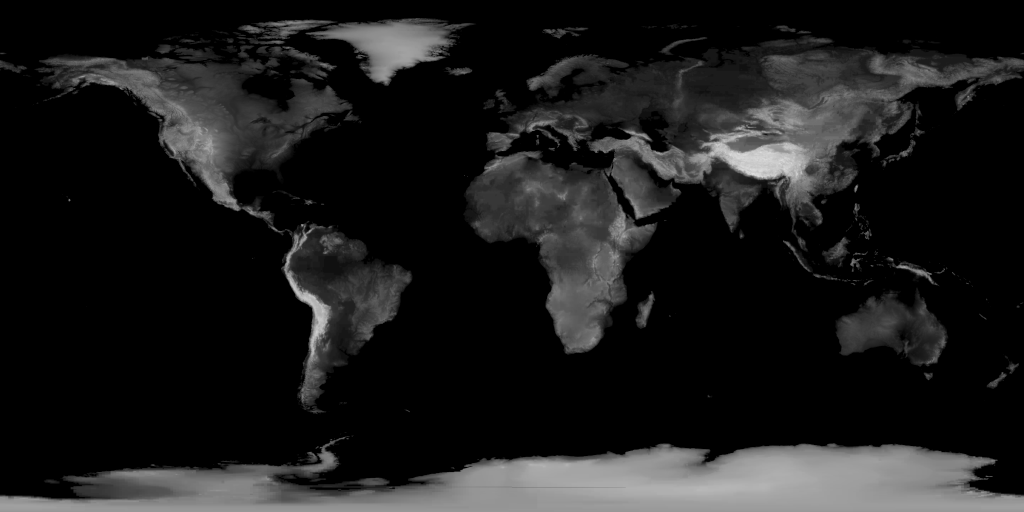
#> input picture dev/globe-look/assets/elevation-2048.png, 2048 x 1024 px (shown at 1/2 size)
$ python prep-relief.py ../../../../../dev/globe-look/assets/elevation-2048.png ../../../../../dev/globe-look/assets/elevation-2048.png
#> lines starting #> are read from the running program, lines starting #| are printed output that depends on the picture
# Imhof-style hillshade (two lights, NW-biased) + smooth elevation texture from the project's ETOPO5 raster
# (public domain, NOAA). Everything in float, so no 8-bit stair-steps reach the shading.
# usage: python3 -I prep-relief.py <repo>/public/data/globe/elevation-2048.png <out-dir>
import sys, math
import numpy as np
from PIL import Image
src, out = sys.argv[1], sys.argv[2]
W, H = 4096, 2048
e = Image.open(src).convert('L').resize((W, H), Image.BICUBIC)
m = (np.asarray(e, np.float32) / 255.0) ** 2 * 8000.0

def box(a, r, axis):
    n = a.shape[axis]
    pad = [(0, 0), (0, 0)]; pad[axis] = (r + 1, r)
    c = np.cumsum(np.pad(a, pad, mode='wrap' if axis == 1 else 'edge'), axis=axis, dtype=np.float64)
    hi = np.take(c, np.arange(2 * r + 1, 2 * r + 1 + n), axis=axis)
    lo = np.take(c, np.arange(0, n), axis=axis)
    return ((hi - lo) / (2 * r + 1)).astype(np.float32)
def blur(a, r, k=3):
#> called with r = 10, k = 3
    for _ in range(k):
        a = box(box(a, r, 0), r, 1)
#> this loop made 3 passes
#> pass 1, in box, `c = np.cumsum(np.pad(a, pad, mode='wrap' if axis == 1 else 'edge'), ax..`:
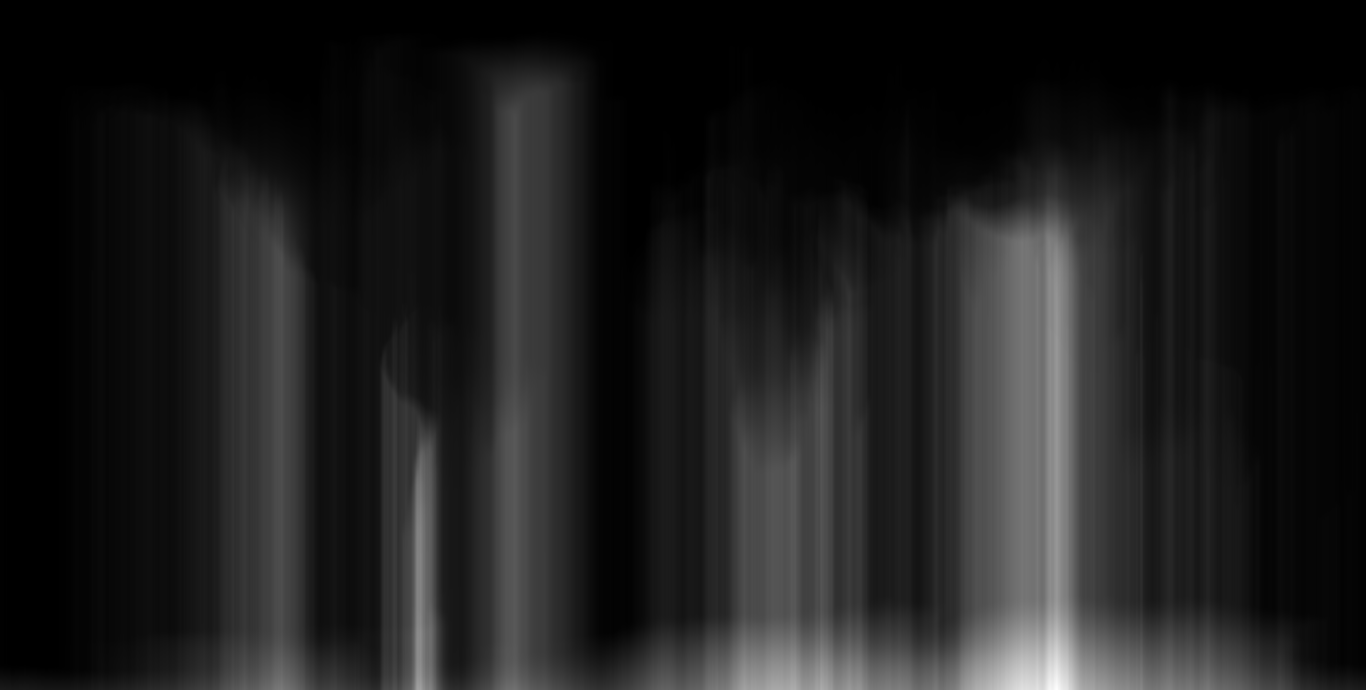
#> c: shape (2069, 4096) float64 (shown at 1/3 size); min 0, max 2092020.9, mean 248455.9; drawn with min black and max white
#> pass 1, in box (call 2), `c = np.cumsum(np.pad(a, pad, mode='wrap' if axis == 1 else 'edge'), ax..`:
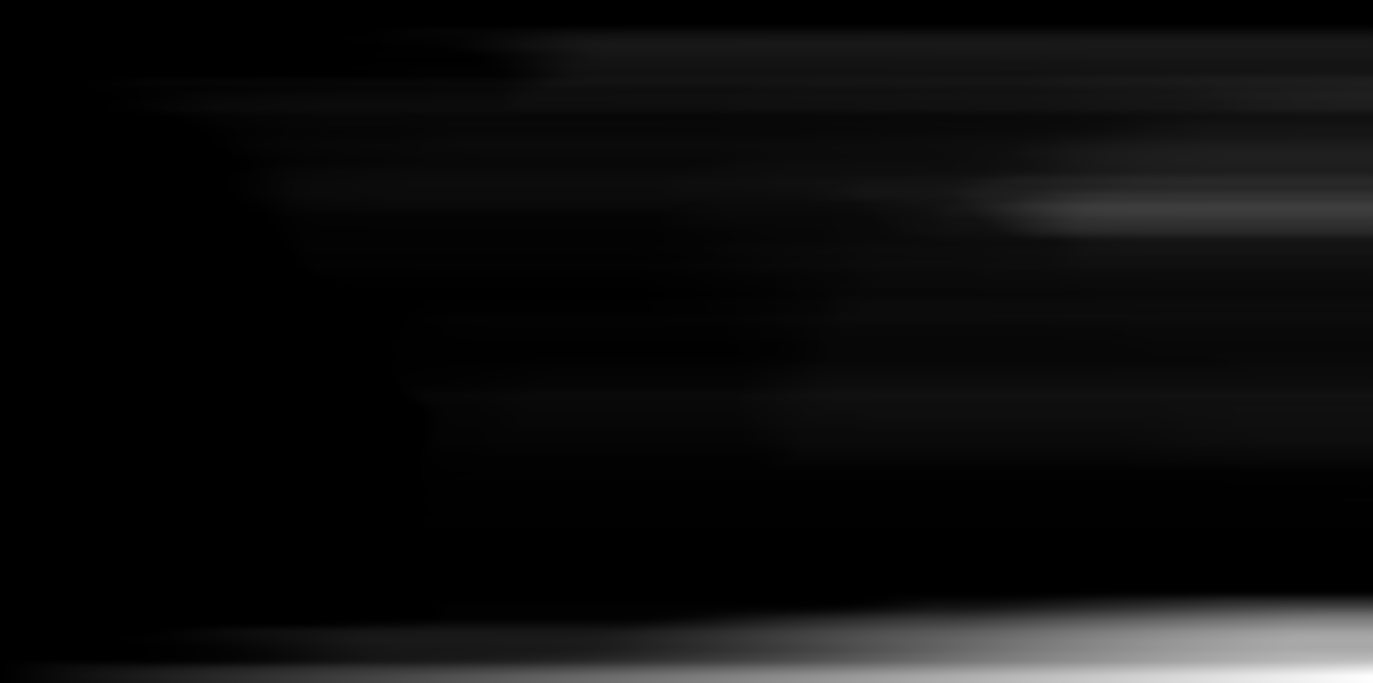
#> c: shape (2048, 4117) float64 (shown at 1/3 size); min 0, max 11668021.5, mean 659379.6; drawn with min black and max white
#> after the loop:
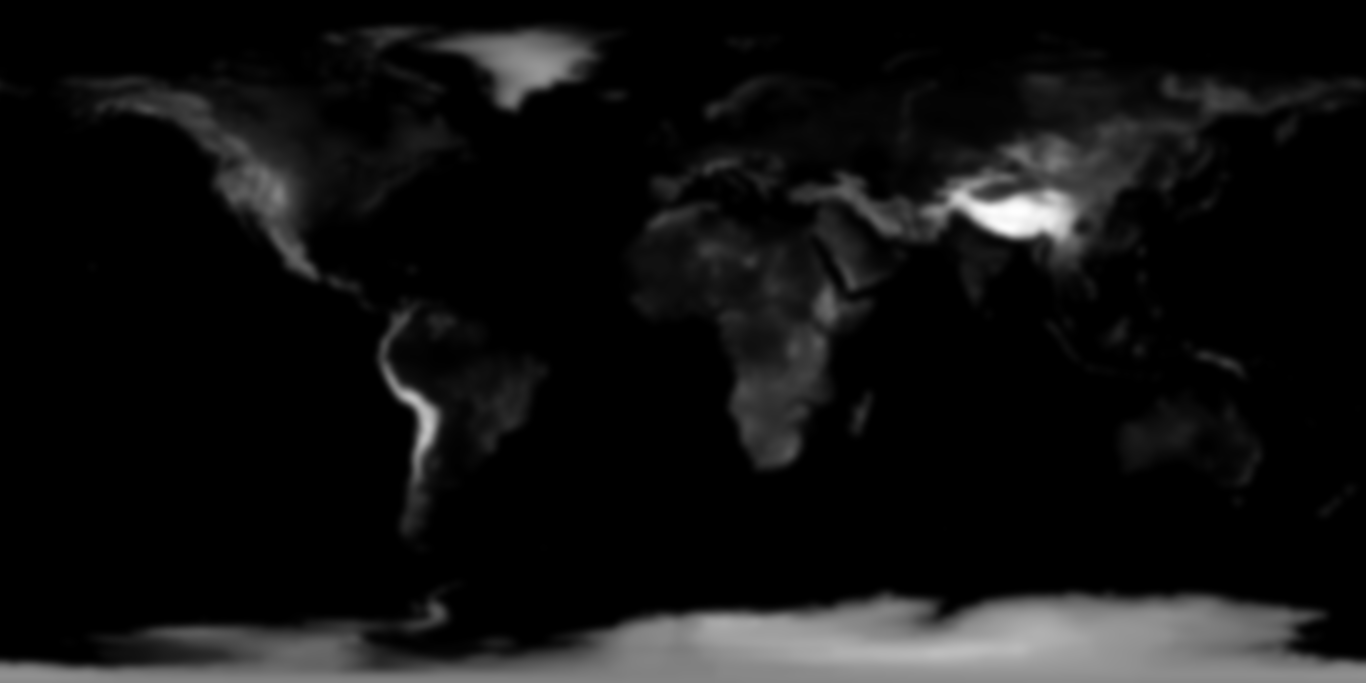
#> a: shape (2048, 4096) float32 (shown at 1/3 size); min 0, max 5319.1, mean 381.7; drawn with min black and max white
    return a
mb = blur(m, 10)                                      # palette base: ETOPO5 plateaus in the plains are blocky, smooth them
mh = blur(m, 5)                                       # hillshade base

lat = (90 - (np.arange(H) + 0.5) / H * 180)
px_y = 20015e3 / H                                    # metres per pixel north-south
px_x = (40075e3 / W) * np.maximum(np.cos(np.radians(lat)), 0.12)[:, None]
dzdy, dzdx = np.gradient(mh)
dzdx = dzdx / px_x; dzdy = dzdy / px_y                # image y grows southwards
Z = 3.0                                               # relief exaggeration, as on atlas plates
def shade(az, alt):
#> called with az = 315, alt = 38
    a, h = math.radians(az), math.radians(alt)
    fade = np.clip((mh - 250.0) / 900.0, 0, 1)            # plains keep the source's own (smooth) shading
    nx, ny, nz = -dzdx * Z * fade, dzdy * Z * fade, np.ones_like(mb)
#> nz: shape (2048, 4096) float32; every value is 1
    n = np.sqrt(nx * nx + ny * ny + nz * nz)
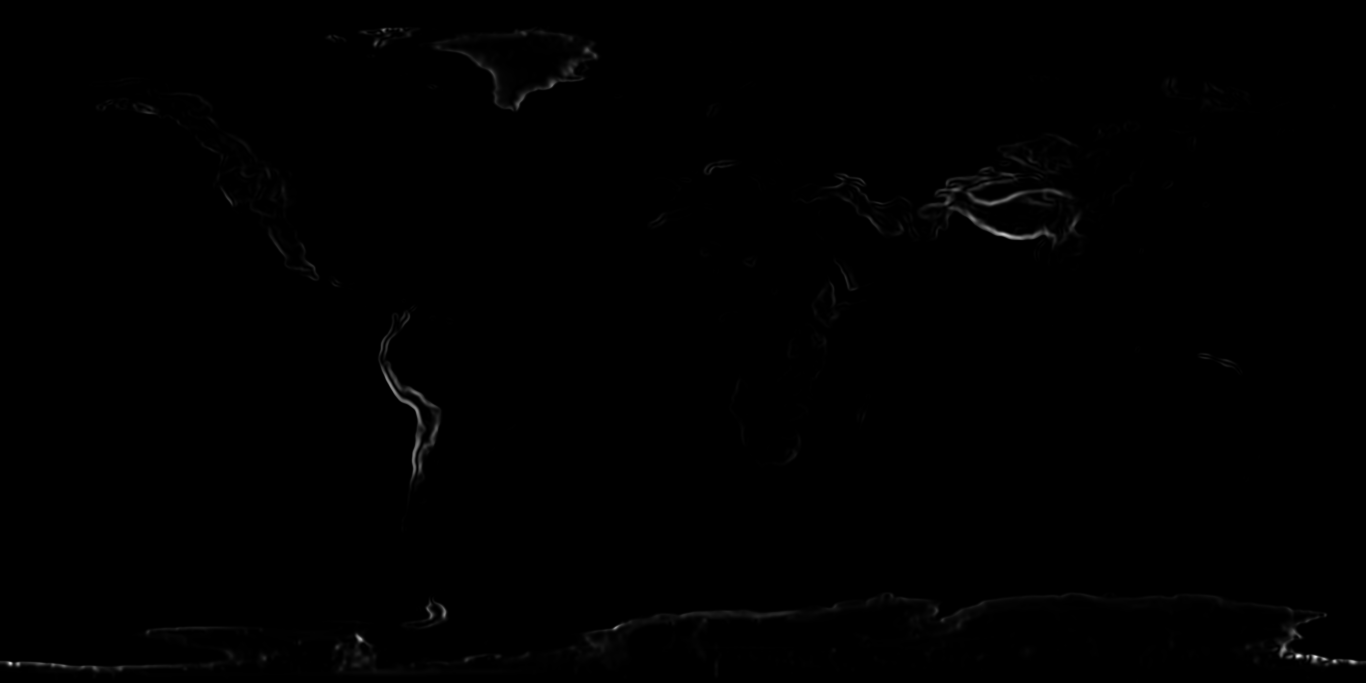
#> n: shape (2048, 4096) float64 (shown at 1/3 size); min 1, max 1.01, mean 1; drawn with min black and max white
    lx, ly, lz = math.sin(a) * math.cos(h), math.cos(a) * math.cos(h), math.sin(h)
    return (nx * lx + ny * ly + nz * lz) / n - math.sin(h)
s = np.clip((0.7 * shade(315, 38) + 0.3 * shade(20, 45)) * 5.0, -1, 1)
Image.fromarray((128 + s * 120).astype(np.uint8)).save(out + '/relief.png')
# elevation, sqrt-coded 8 bit with dither (decoded in the shader: m = (v/255)^2 * 8000)
v = np.sqrt(np.clip(mb, 0, 8000) / 8000.0) * 255.0
v = v + np.random.default_rng(7).uniform(-0.5, 0.5, v.shape)
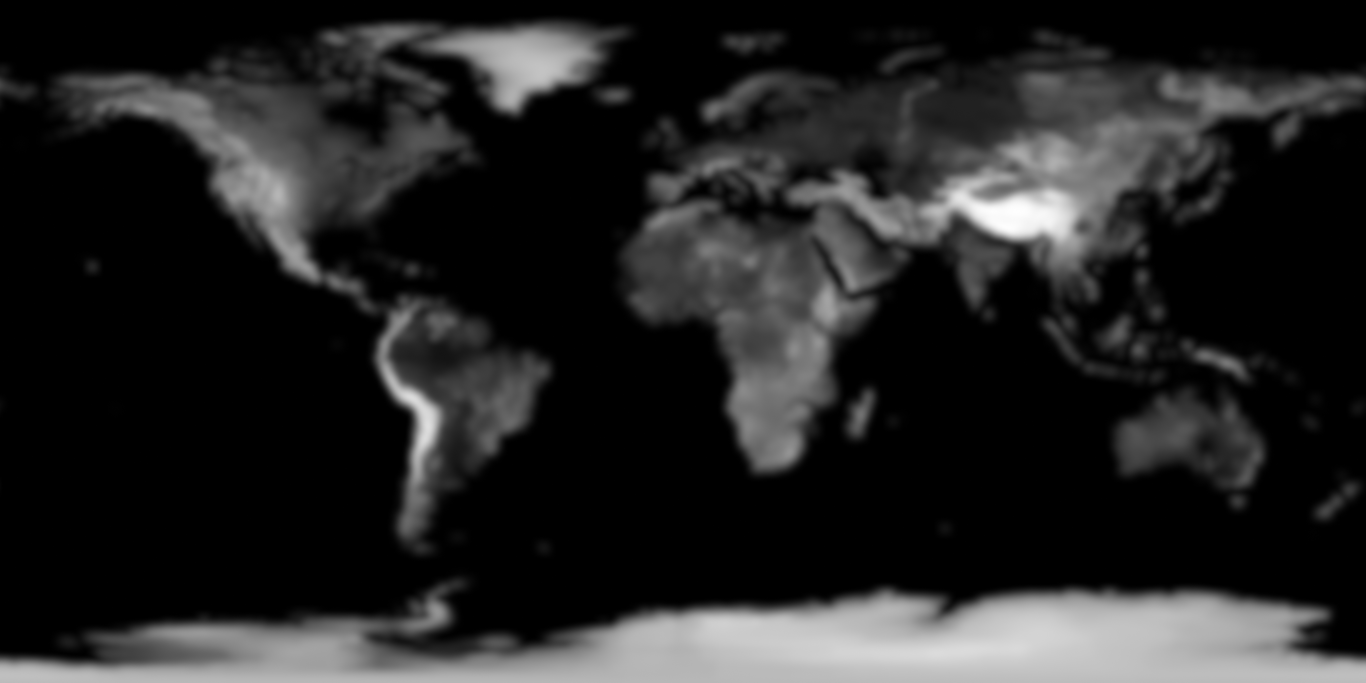
#> v: shape (2048, 4096) float64 (shown at 1/3 size); min -0.5, max 208.4, mean 29.8; drawn with min black and max white
Image.fromarray(np.clip(np.round(v), 0, 255).astype(np.uint8)).save(out + '/elev.png')
# soft tint map (greenness / humidity of the Natural Earth raster), 1024x512, wrapped blur
try:
#> (the run stopped early here; a loop or call above may not have finished)

$ run again, with dev/globe-look/assets/clouds-2048.png copied over dev/globe-look/assets/elevation-2048.png
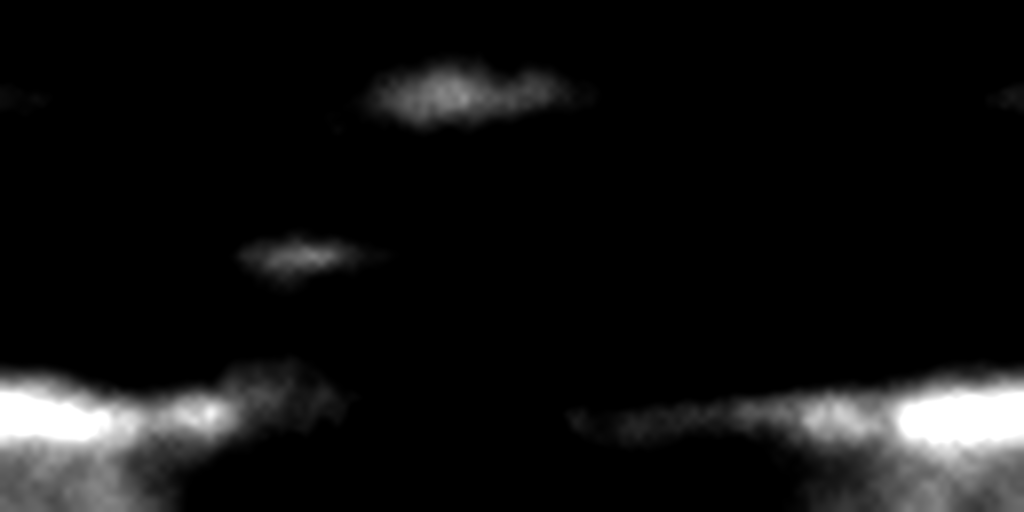
#> input picture dev/globe-look/assets/clouds-2048.png, 2048 x 1024 px (shown at 1/2 size)
#> the loop in blur, `for _ in range(k):` made 3 passes
#> pass 1, in box (call 2), `c = np.cumsum(np.pad(a, pad, mode='wrap' if axis == 1 else 'edge'), ax..`:
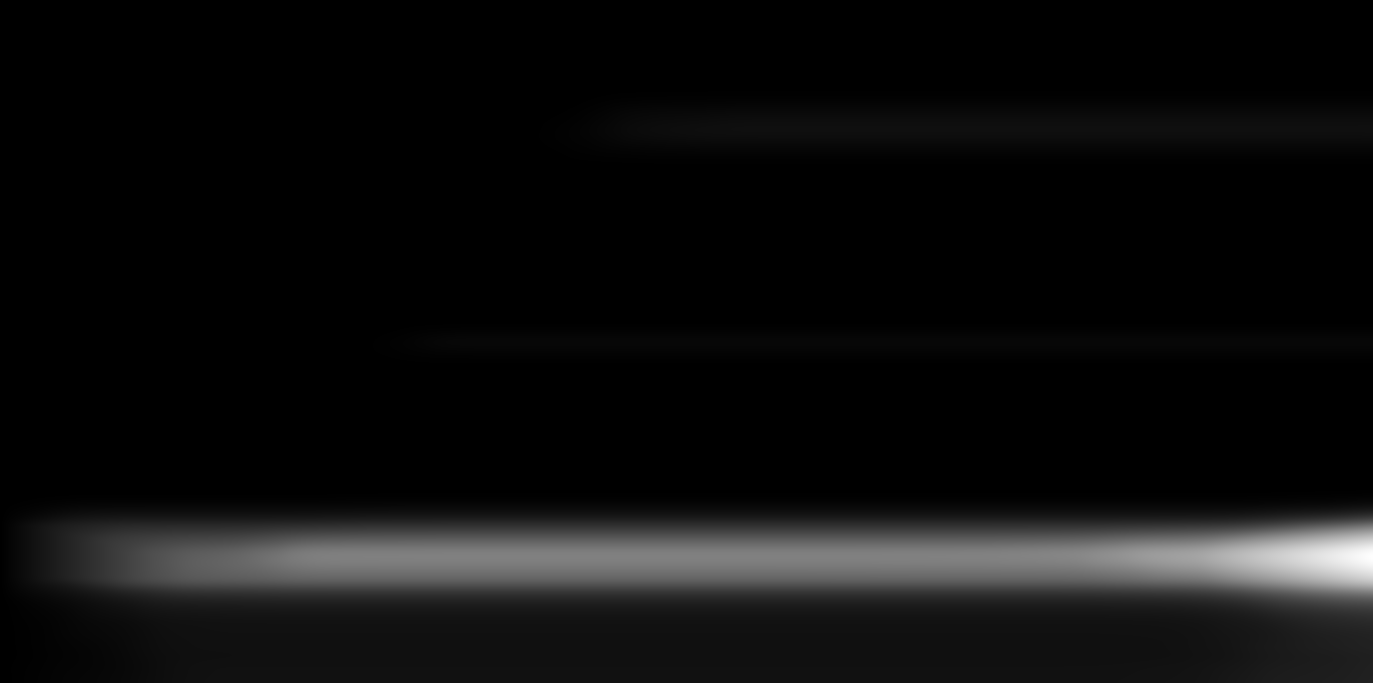
#> c: shape (2048, 4117) float64 (shown at 1/3 size); min 0, max 11749018.1, mean 650189; drawn with min black and max white
#> nz: shape (2048, 4096) float32; every value is 1
#> in shade, `return (nx * lx + ny * ly + nz * lz) / n - math.sin(h)`:
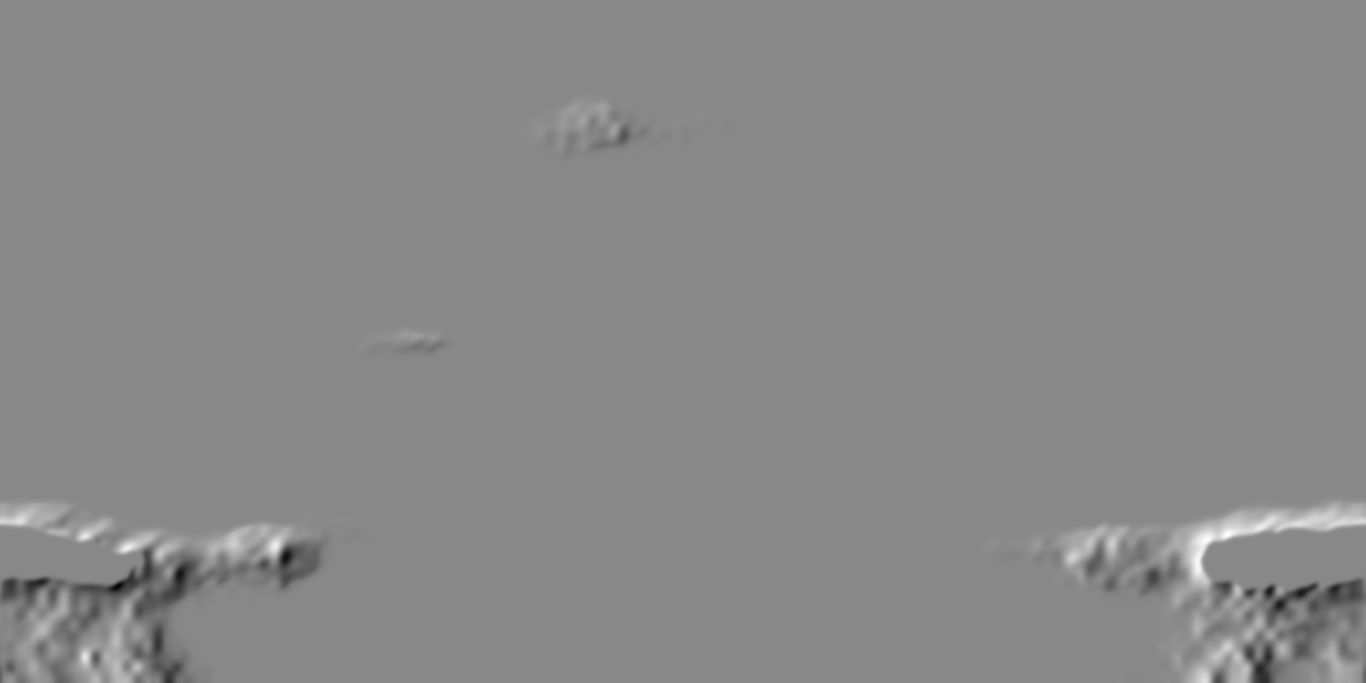
#> returned value: shape (2048, 4096) float64 (shown at 1/3 size); min -0.047, max 0.0408, mean 2.44e-06; drawn with min black and max white
